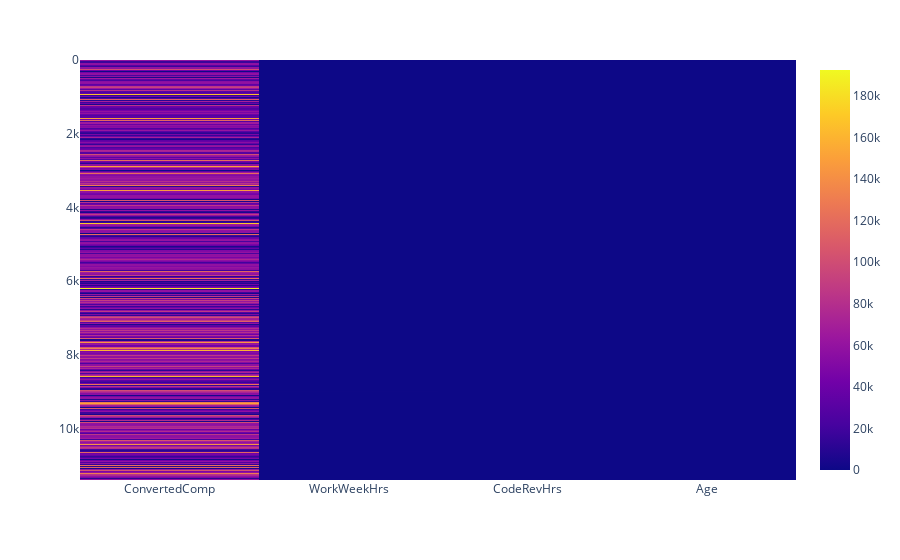

Notebook code for this chart:
### Code cell
# Correlation Using HeatMap - Not Displayed Properly
#Import Modules
# https://www.geeksforgeeks.org/python-pandas-dataframe-groupby/
import plotly.express as px
 
z = df[['ConvertedComp', 'WorkWeekHrs', 'CodeRevHrs', 'Age']]
fig = px.imshow(z, text_auto=True)

#plt.figure(figsize=(20,20))
#heat_map = sns.heatmap(z, linewidth=2.3, annot=True)
#plt.title( "SnS HeatMap of Selected Numerical Variables" )
fig.show()

### Figure 1 — Plotly figure (JSON) as saved in the notebook; plotly's stock layout.template omitted (floating-point values rounded to 4 significant figures; data arrays with more than 128 entries replaced by an {"elided": "..."} marker saying what was removed)
{"data": [{"coloraxis": "coloraxis", "hovertemplate": "x: %{x}<br>y: %{y}<br>color: %{z}<extra></extra>", "name": "0", "texttemplate": "%{z}", "type": "heatmap", "x": ["ConvertedComp", "WorkWeekHrs", "CodeRevHrs", "Age"], "xaxis": "x", "y": {"elided": "11398 int values"}, "yaxis": "y", "z": {"elided": "11398x4 float values"}}], "layout": {"autosize": true, "coloraxis": {"colorscale": [[0, "#0d0887"], [0.1111, "#46039f"], [0.2222, "#7201a8"], [0.3333, "#9c179e"], [0.4444, "#bd3786"], [0.5556, "#d8576b"], [0.6667, "#ed7953"], [0.7778, "#fb9f3a"], [0.8889, "#fdca26"], [1, "#f0f921"]]}, "margin": {"t": 60}, "xaxis": {"anchor": "y", "autorange": true, "constrain": "domain", "domain": [0, 1], "range": [-0.5, 3.5], "scaleanchor": "y", "type": "category"}, "yaxis": {"anchor": "x", "autorange": true, "constrain": "domain", "domain": [0, 1], "range": [11400.0, -0.5], "type": "linear"}}}
